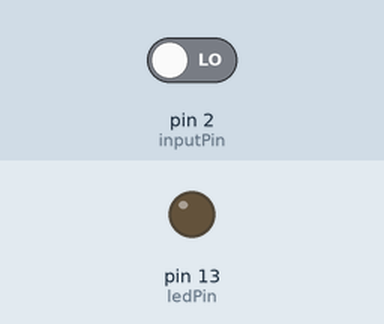
Bench run of a sketch on a simulated Arduino Uno, built with avr-gcc and run on an emulated ATmega328P. Parts: output pins drawn as LEDs (lit = HIGH). Inputs (shaded band) come from the test bench; at power-on: pin 2 (inputPin) LOW.

Above: at 1.2 s.
1.3 s: pin 2 (inputPin) driven HIGH
At 2.1 s:
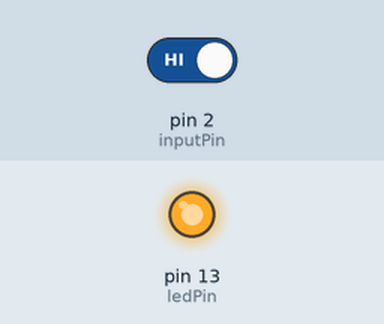
2.8 s: pin 2 (inputPin) driven LOW
At 3.3 s:
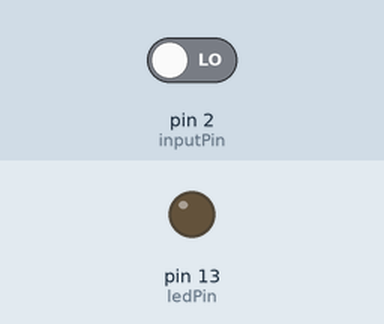
Timing chart, 0 to 5.8 s (numbered marks = the images above; inputs shaded):
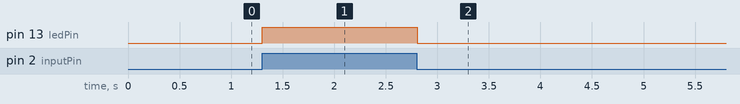

The sketch:

motion.ino
```cpp
int ledPin = 13;
int inputPin = 2;
void setup() {
 pinMode(ledPin,OUTPUT);
 pinMode(inputPin,INPUT);
}

void loop() {
  int motion = digitalRead(inputPin);
  digitalWrite(ledPin,motion);
  delay(10);
}
```

Measured:
- after the input at 1.3 s, pin 13 (ledPin): LOW → HIGH at once
- after the input at 2.8 s, pin 13 (ledPin): HIGH → LOW at once
